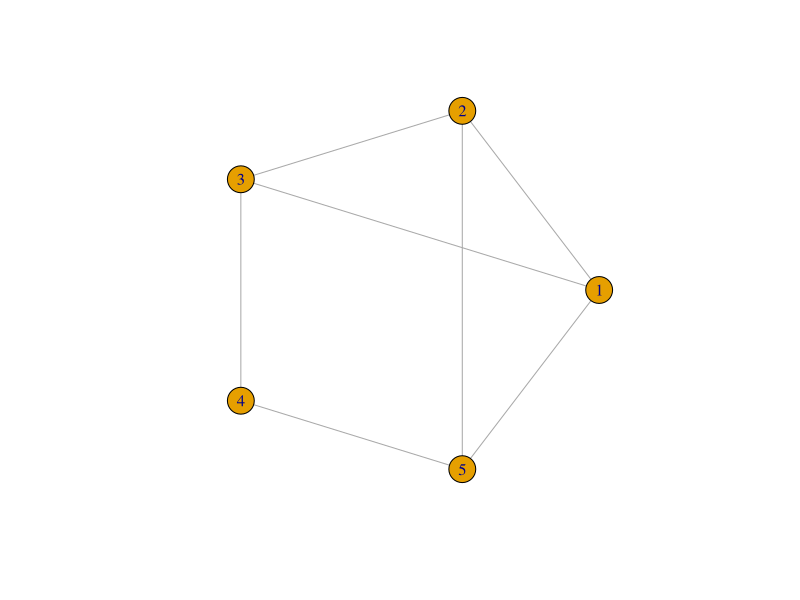
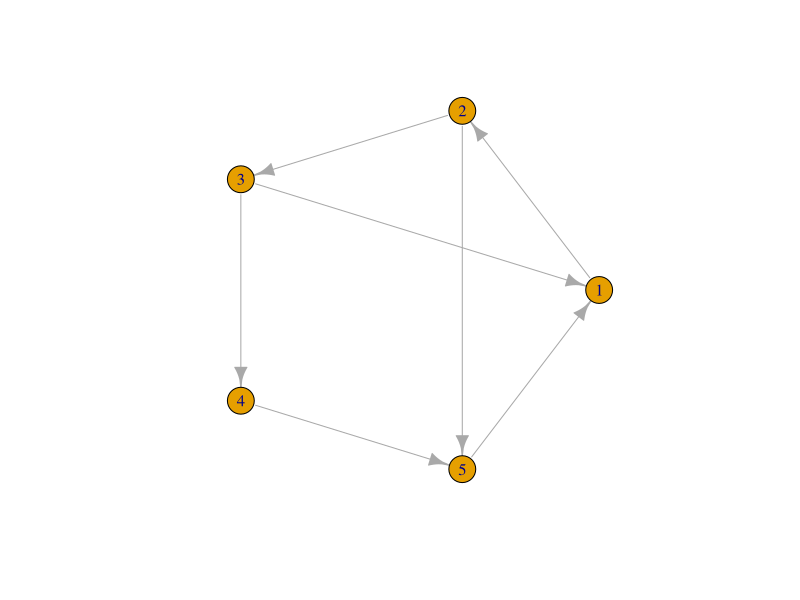
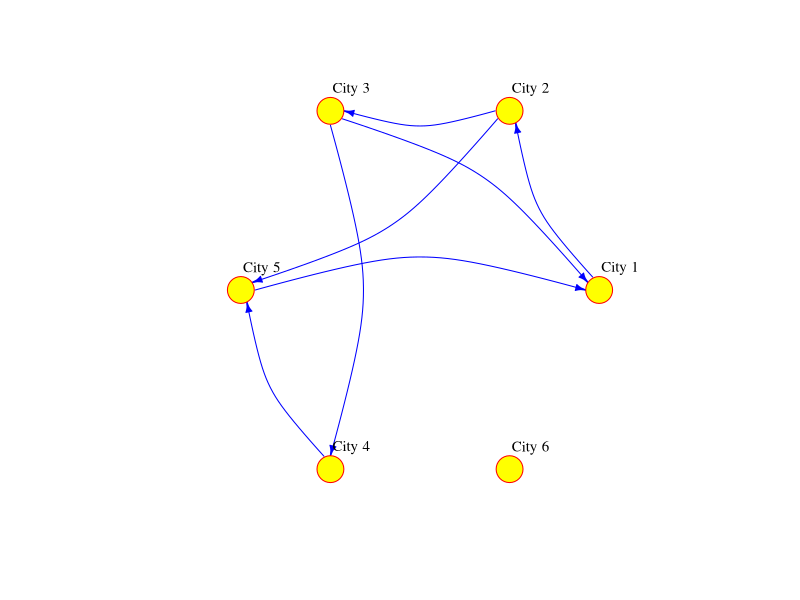
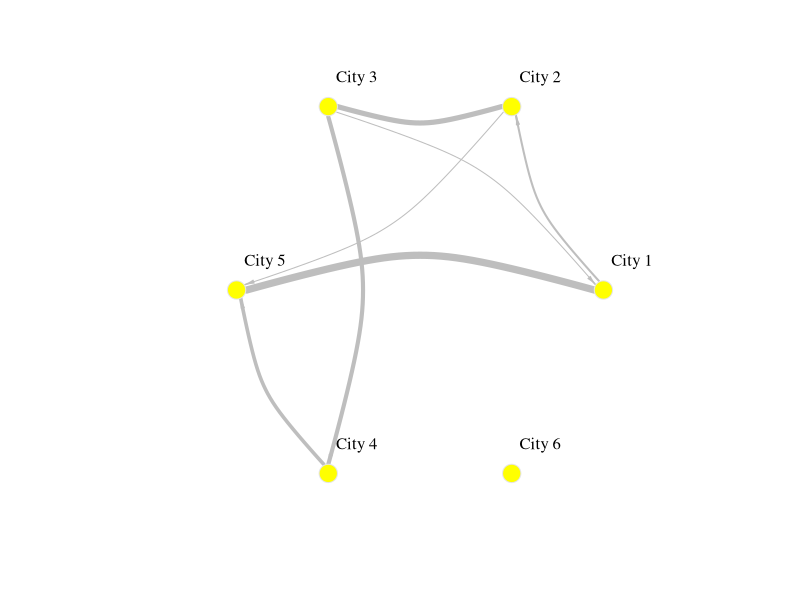
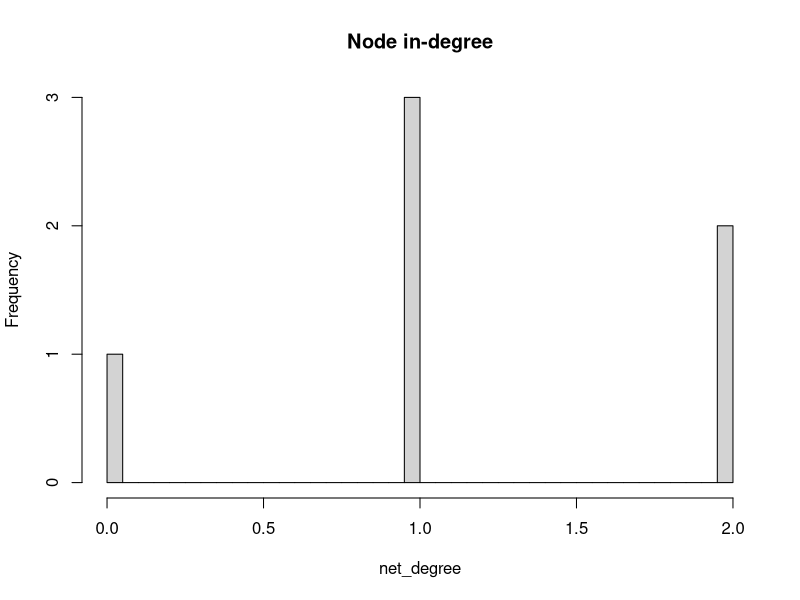
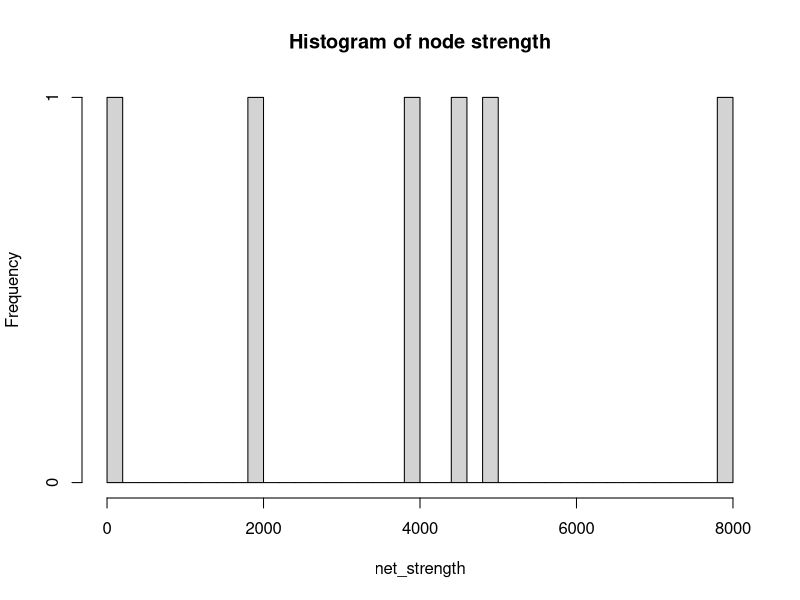
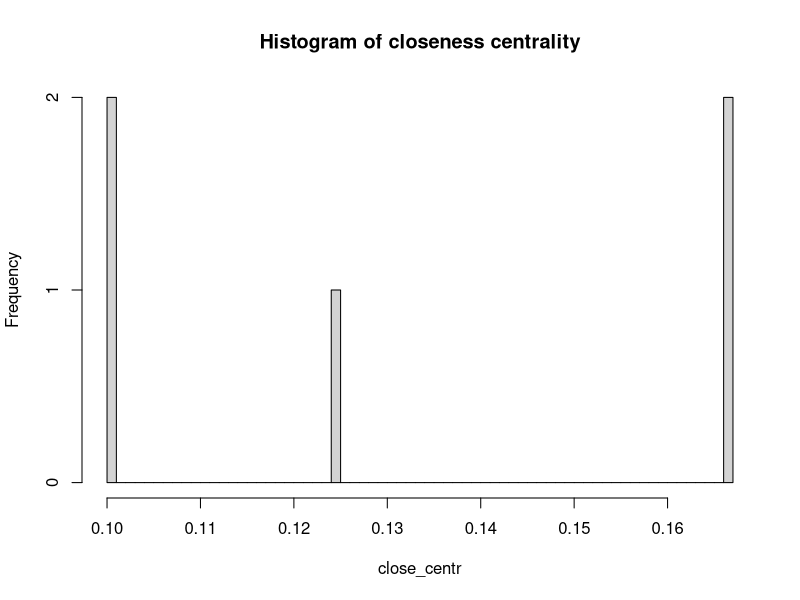
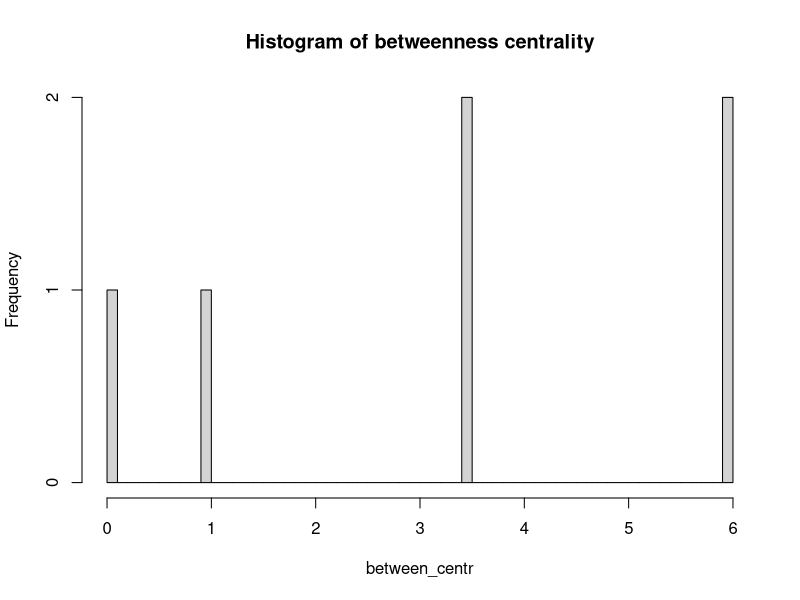

Reproduce these figures in R, in order.
## ---- chunk 1
#| include = FALSE
rm(list=ls()) # clear working space
## ---- chunk 2
#| warning: false
#| message: false
#| 
# working with spatial data
library(sf)
# data manipulation and visualisation
library(tidyverse)
# network manipulation and analysis
library(igraph)
## ---- chunk 3
# create a graph object
network <- graph( 
  n = 5, # add number of nodes
  edges = c(1,2, 
            2,3, 
            2,5, 
            3,1, 
            3,4, 
            4,5, 
            5,1), # add edges
  directed = FALSE )

# plot
plot(network, 
     layout = layout.circle(network), # set layout
     vertex.label = 1:5)
## ---- chunk 4
# create a graph object
network <- graph( 
  n = 5, # add number of nodes
  edges = c(1,2, 
            2,3, 
            2,5, 
            3,1, 
            3,4, 
            4,5, 
            5,1), # add edges
  directed = TRUE )

# plot
plot(network, 
     layout = layout.circle(network), # set layout
     vertex.label = 1:5)
## ---- chunk 5
# create a graph object
network_isolated <- graph( 
  c("City 1","City 2", 
    "City 2","City 3", 
    "City 2","City 5", 
    "City 3","City 1", 
    "City 3","City 4", 
    "City 4","City 5", 
    "City 5","City 1"),
  isolates=c("City 6") # isolated node
  )

# plot
plot(network_isolated, 
    layout = layout.circle(network_isolated),
     vertex.frame.color="red",
     vertex.color="yellow", 
     vertex.size=15,
     vertex.label.color="black",
     vertex.label.cex=0.9, 
     vertex.label.dist=2.3, 
     edge.curved=0.3, 
     edge.arrow.size=.5, 
     edge.color = "blue"
     ) 
## ---- chunk 6
V(network_isolated)
## ---- chunk 7
V(network_isolated)$name
## ---- chunk 8
V(network_isolated)$population <- c(92000, 549000, 1786000, 74000, 8000, 21000)
## ---- chunk 9
E(network_isolated)
## ---- chunk 10
E(network_isolated)$weight <- c(2000, 5000, 1000, 1000, 4000, 3500, 7000)
## ---- chunk 11
network_isolated[]
## ---- chunk 12
vertex_attr(network_isolated)
## ---- chunk 13
network_isolated$title <- "Network of human mobility between cities"
## ---- chunk 14
plot(network_isolated,
     layout = layout.circle(network_isolated),
     # adjust nodes
     vertex.frame.color = "gray90",   # line colour
     vertex.label.color = "black",    # label colour 
     vertex.label.cex = 1,            # label font size
     vertex.label.dist = 3,           # label distance
     vertex.color = "yellow",         # colour 
     vertex.size=10,                  # size
     # adjust edges
     edge.curved=0.3,     # curvature
     edge.arrow.size=0.5,  # size
     edge.arrow.width=.5,
     edge.width=E(network_isolated)$weight/1000,
     edge.color = "gray") # colour
## ---- chunk 15
edge_density(network_isolated, 
             loops=FALSE)
## ---- chunk 16
reciprocity(network_isolated)
## ---- chunk 17
# compute in-degree
net_degree <- degree(network_isolated, 
                     v=V(network_isolated), 
                     mode="in")

# display histogram of in-degree
hist(net_degree, 
     breaks = 30, 
     main = "Node in-degree")
## ---- chunk 18
shortest_paths(network_isolated, 
               from = V(network_isolated)$name == "City 1",
               to = V(network_isolated)$name == "City 5",
               weights=NA, # if weights = NULL and a weight edge attribute is present, this is used.
               output = "both") # outputs are produced for both path nodes and edges


## ---- chunk 19
diameter(network_isolated, 
         directed=TRUE, 
         weights=NA)
## ---- chunk 20
mean_distance(network_isolated, 
              directed=TRUE, 
              weights=NA)
## ---- chunk 21
# compute strength of network nodes
net_strength <- strength(network_isolated, # network object
                         vids = V(network_isolated), #	vertices
                         mode = c("in"), # “in” for in-degree
                         loops = FALSE, # whether to loop the edge count
                         weights = NULL # if weights = NULL and a weight edge attribute is present, this is used.
)
  
# histogram 
hist(net_strength, 
     breaks = 50, 
     main="Histogram of node strength")
## ---- chunk 22
close_centr <- closeness(network_isolated, 
                         mode="in", 
                         weights=NA) # using unweighted edges

hist(close_centr, 
     breaks = 50, 
     main = "Histogram of closeness centrality")
## ---- chunk 23
between_centr <- betweenness(network_isolated, 
                             v = V(network_isolated), 
                             directed = TRUE, 
                             weights = NA)

hist(between_centr, 
     breaks = 50, 
     main = "Histogram of betweenness centrality")
